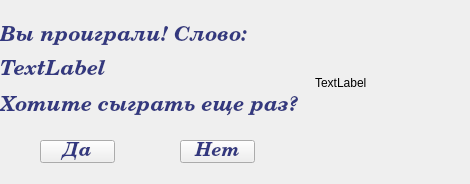
<?xml version="1.0" encoding="UTF-8"?>
<ui version="4.0">
 <class>RusLoseWidget</class>
 <widget class="QWidget" name="RusLoseWidget">
  <property name="geometry">
   <rect>
    <x>0</x>
    <y>0</y>
    <width>470</width>
    <height>184</height>
   </rect>
  </property>
  <property name="minimumSize">
   <size>
    <width>309</width>
    <height>173</height>
   </size>
  </property>
  <property name="maximumSize">
   <size>
    <width>470</width>
    <height>184</height>
   </size>
  </property>
  <property name="windowTitle">
   <string>Вы проиграли!</string>
  </property>
  <widget class="QPushButton" name="yes">
   <property name="geometry">
    <rect>
     <x>40</x>
     <y>140</y>
     <width>75</width>
     <height>23</height>
    </rect>
   </property>
   <property name="palette">
    <palette>
     <active>
      <colorrole role="ButtonText">
       <brush brushstyle="SolidPattern">
        <color alpha="255">
         <red>51</red>
         <green>56</green>
         <blue>127</blue>
        </color>
       </brush>
      </colorrole>
     </active>
     <inactive>
      <colorrole role="ButtonText">
       <brush brushstyle="SolidPattern">
        <color alpha="255">
         <red>51</red>
         <green>56</green>
         <blue>127</blue>
        </color>
       </brush>
      </colorrole>
     </inactive>
     <disabled>
      <colorrole role="ButtonText">
       <brush brushstyle="SolidPattern">
        <color alpha="255">
         <red>120</red>
         <green>120</green>
         <blue>120</blue>
        </color>
       </brush>
      </colorrole>
     </disabled>
    </palette>
   </property>
   <property name="font">
    <font>
     <family>Century Schoolbook</family>
     <pointsize>14</pointsize>
     <weight>75</weight>
     <italic>true</italic>
     <bold>true</bold>
    </font>
   </property>
   <property name="cursor">
    <cursorShape>PointingHandCursor</cursorShape>
   </property>
   <property name="text">
    <string>Да</string>
   </property>
  </widget>
  <widget class="QPushButton" name="no">
   <property name="geometry">
    <rect>
     <x>180</x>
     <y>140</y>
     <width>75</width>
     <height>23</height>
    </rect>
   </property>
   <property name="palette">
    <palette>
     <active>
      <colorrole role="ButtonText">
       <brush brushstyle="SolidPattern">
        <color alpha="255">
         <red>51</red>
         <green>56</green>
         <blue>127</blue>
        </color>
       </brush>
      </colorrole>
     </active>
     <inactive>
      <colorrole role="ButtonText">
       <brush brushstyle="SolidPattern">
        <color alpha="255">
         <red>51</red>
         <green>56</green>
         <blue>127</blue>
        </color>
       </brush>
      </colorrole>
     </inactive>
     <disabled>
      <colorrole role="ButtonText">
       <brush brushstyle="SolidPattern">
        <color alpha="255">
         <red>120</red>
         <green>120</green>
         <blue>120</blue>
        </color>
       </brush>
      </colorrole>
     </disabled>
    </palette>
   </property>
   <property name="font">
    <font>
     <family>Century Schoolbook</family>
     <pointsize>14</pointsize>
     <weight>75</weight>
     <italic>true</italic>
     <bold>true</bold>
    </font>
   </property>
   <property name="cursor">
    <cursorShape>PointingHandCursor</cursorShape>
   </property>
   <property name="text">
    <string>Нет</string>
   </property>
  </widget>
  <widget class="QLabel" name="label">
   <property name="geometry">
    <rect>
     <x>0</x>
     <y>20</y>
     <width>271</width>
     <height>31</height>
    </rect>
   </property>
   <property name="palette">
    <palette>
     <active>
      <colorrole role="WindowText">
       <brush brushstyle="SolidPattern">
        <color alpha="255">
         <red>51</red>
         <green>56</green>
         <blue>127</blue>
        </color>
       </brush>
      </colorrole>
     </active>
     <inactive>
      <colorrole role="WindowText">
       <brush brushstyle="SolidPattern">
        <color alpha="255">
         <red>51</red>
         <green>56</green>
         <blue>127</blue>
        </color>
       </brush>
      </colorrole>
     </inactive>
     <disabled>
      <colorrole role="WindowText">
       <brush brushstyle="SolidPattern">
        <color alpha="255">
         <red>120</red>
         <green>120</green>
         <blue>120</blue>
        </color>
       </brush>
      </colorrole>
     </disabled>
    </palette>
   </property>
   <property name="font">
    <font>
     <family>Century Schoolbook</family>
     <pointsize>16</pointsize>
     <weight>75</weight>
     <italic>true</italic>
     <bold>true</bold>
    </font>
   </property>
   <property name="text">
    <string>Вы проиграли! Слово:</string>
   </property>
  </widget>
  <widget class="QLabel" name="label_2">
   <property name="geometry">
    <rect>
     <x>0</x>
     <y>90</y>
     <width>311</width>
     <height>31</height>
    </rect>
   </property>
   <property name="palette">
    <palette>
     <active>
      <colorrole role="WindowText">
       <brush brushstyle="SolidPattern">
        <color alpha="255">
         <red>51</red>
         <green>56</green>
         <blue>127</blue>
        </color>
       </brush>
      </colorrole>
     </active>
     <inactive>
      <colorrole role="WindowText">
       <brush brushstyle="SolidPattern">
        <color alpha="255">
         <red>51</red>
         <green>56</green>
         <blue>127</blue>
        </color>
       </brush>
      </colorrole>
     </inactive>
     <disabled>
      <colorrole role="WindowText">
       <brush brushstyle="SolidPattern">
        <color alpha="255">
         <red>120</red>
         <green>120</green>
         <blue>120</blue>
        </color>
       </brush>
      </colorrole>
     </disabled>
    </palette>
   </property>
   <property name="font">
    <font>
     <family>Century Schoolbook</family>
     <pointsize>16</pointsize>
     <weight>75</weight>
     <italic>true</italic>
     <bold>true</bold>
    </font>
   </property>
   <property name="text">
    <string>Хотите сыграть еще раз?</string>
   </property>
  </widget>
  <widget class="QLabel" name="label_3">
   <property name="geometry">
    <rect>
     <x>0</x>
     <y>60</y>
     <width>251</width>
     <height>20</height>
    </rect>
   </property>
   <property name="palette">
    <palette>
     <active>
      <colorrole role="WindowText">
       <brush brushstyle="SolidPattern">
        <color alpha="255">
         <red>51</red>
         <green>56</green>
         <blue>127</blue>
        </color>
       </brush>
      </colorrole>
     </active>
     <inactive>
      <colorrole role="WindowText">
       <brush brushstyle="SolidPattern">
        <color alpha="255">
         <red>51</red>
         <green>56</green>
         <blue>127</blue>
        </color>
       </brush>
      </colorrole>
     </inactive>
     <disabled>
      <colorrole role="WindowText">
       <brush brushstyle="SolidPattern">
        <color alpha="255">
         <red>120</red>
         <green>120</green>
         <blue>120</blue>
        </color>
       </brush>
      </colorrole>
     </disabled>
    </palette>
   </property>
   <property name="font">
    <font>
     <family>Century Schoolbook</family>
     <pointsize>16</pointsize>
     <weight>75</weight>
     <italic>true</italic>
     <bold>true</bold>
    </font>
   </property>
   <property name="text">
    <string>TextLabel</string>
   </property>
  </widget>
  <widget class="QLabel" name="label_4">
   <property name="geometry">
    <rect>
     <x>315</x>
     <y>2</y>
     <width>141</width>
     <height>161</height>
    </rect>
   </property>
   <property name="text">
    <string>TextLabel</string>
   </property>
  </widget>
 </widget>
 <resources/>
 <connections>
  <connection>
   <sender>no</sender>
   <signal>clicked()</signal>
   <receiver>RusLoseWidget</receiver>
   <slot>close()</slot>
   <hints>
    <hint type="sourcelabel">
     <x>207</x>
     <y>131</y>
    </hint>
    <hint type="destinationlabel">
     <x>154</x>
     <y>86</y>
    </hint>
   </hints>
  </connection>
  <connection>
   <sender>yes</sender>
   <signal>clicked()</signal>
   <receiver>RusLoseWidget</receiver>
   <slot>close()</slot>
   <hints>
    <hint type="sourcelabel">
     <x>77</x>
     <y>131</y>
    </hint>
    <hint type="destinationlabel">
     <x>154</x>
     <y>86</y>
    </hint>
   </hints>
  </connection>
 </connections>
</ui>
